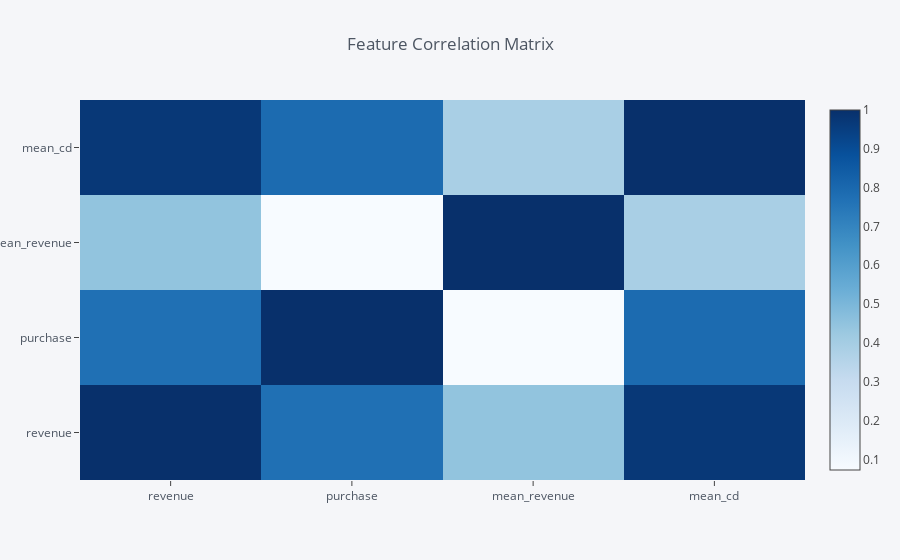

This figure's notebook cell:
### Code cell
train_set.corr().iplot(kind='heatmap',colorscale="Blues",title="Feature Correlation Matrix")
# We can see that mean_cd is strongly correlated to other columns, 
# which means we won't be able to extract much information from it
# So we remove it to prevent overfitting

### Figure 1 — Plotly figure (JSON) as saved in the notebook; plotly's stock layout.template omitted (floating-point values rounded to 4 significant figures)
{"data": [{"colorscale": [[0, "rgb(247,251,255)"], [0.125, "rgb(222,235,247)"], [0.25, "rgb(198,219,239)"], [0.375, "rgb(158,202,225)"], [0.5, "rgb(107,174,214)"], [0.625, "rgb(66,146,198)"], [0.75, "rgb(33,113,181)"], [0.875, "rgb(8,81,156)"], [1, "rgb(8,48,107)"]], "type": "heatmap", "uid": "18657ab8-9ddb-4064-bc94-9da0d46b1bab", "x": ["revenue", "purchase", "mean_revenue", "mean_cd"], "y": ["revenue", "purchase", "mean_revenue", "mean_cd"], "z": [[1, 0.7717, 0.447, 0.9723], [0.7717, 1, 0.07261, 0.7905], [0.447, 0.07261, 1, 0.3883], [0.9723, 0.7905, 0.3883, 1]], "zmax": 1, "zmin": 0.07261}], "layout": {"legend": {"bgcolor": "#F5F6F9", "font": {"color": "#4D5663"}}, "paper_bgcolor": "#F5F6F9", "plot_bgcolor": "#F5F6F9", "title": {"font": {"color": "#4D5663"}, "text": "Feature Correlation Matrix"}, "xaxis": {"gridcolor": "#E1E5ED", "showgrid": true, "tickfont": {"color": "#4D5663"}, "title": {"font": {"color": "#4D5663"}, "text": ""}, "zerolinecolor": "#E1E5ED"}, "yaxis": {"gridcolor": "#E1E5ED", "showgrid": true, "tickfont": {"color": "#4D5663"}, "title": {"font": {"color": "#4D5663"}, "text": ""}, "zerolinecolor": "#E1E5ED"}}}
